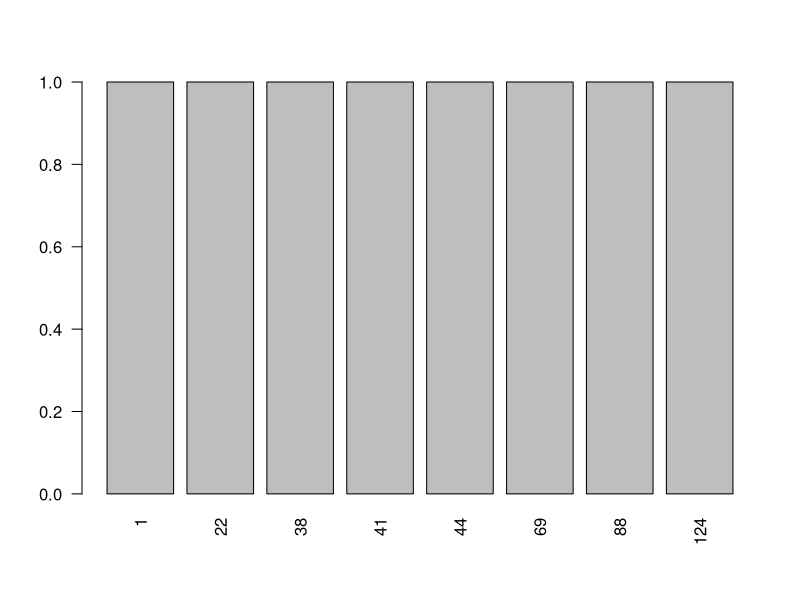
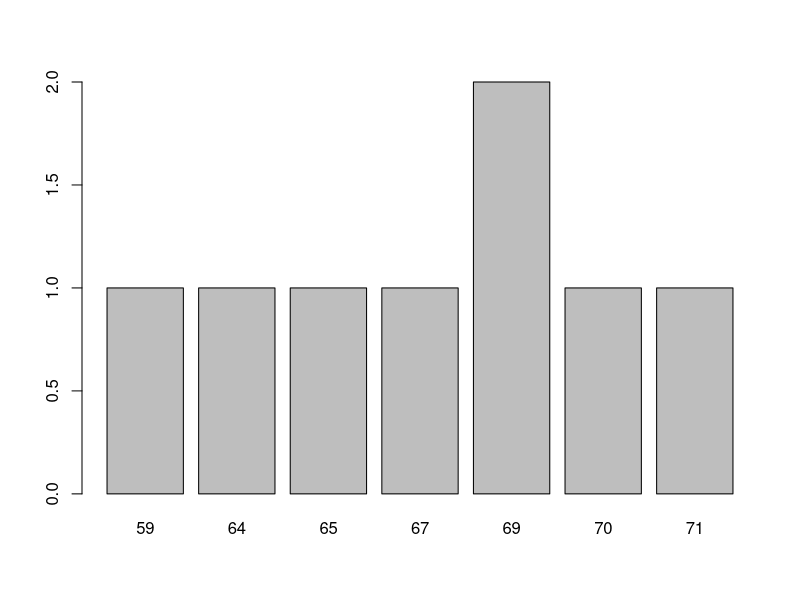
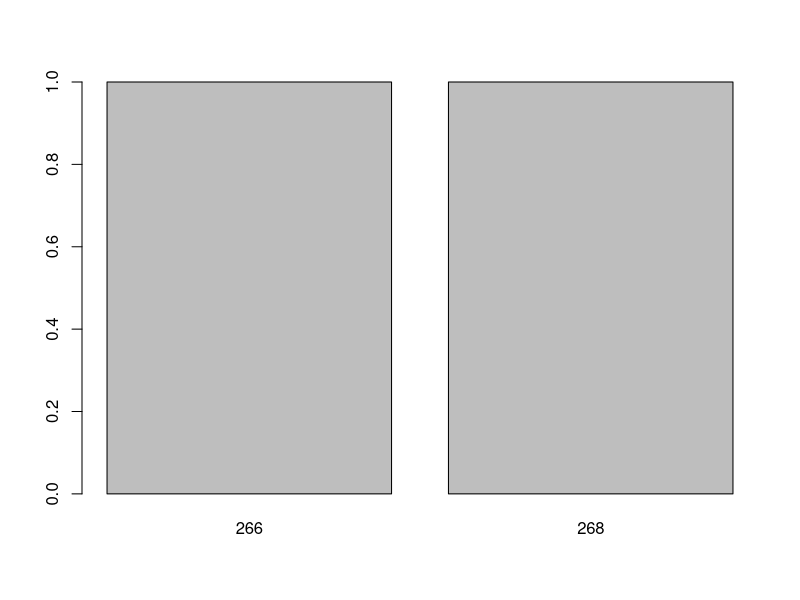

Write the R code that produced these figures, in order.
## ---- chunk 1
data <- read.csv2("./data/satisfaction_hopital.csv", sep = ";")
## ---- chunk 2
sexe_levels <- c(0, 1)
sexe_labels <- c("homme", "femme")

prof_levels <- 1:8
prof_labels <- c("agriculteur", "artisant, commercant, chef d'entreprise", "cadre", "prof intermédiaire", "employé", "ouvrier", "étudiant, militaire, chômeur", "autre")

sexe <- table(factor(data$sexe, levels = sexe_levels, labels = sexe_labels))
profession <- table(factor(data$profession, levels = prof_levels, labels = prof_labels))
service <- table(factor(data$service))
## ---- chunk 3
print(sexe)
## ---- chunk 4
barplot(table(profession), las = 2)
barplot(table(service))
barplot(table(sexe))
